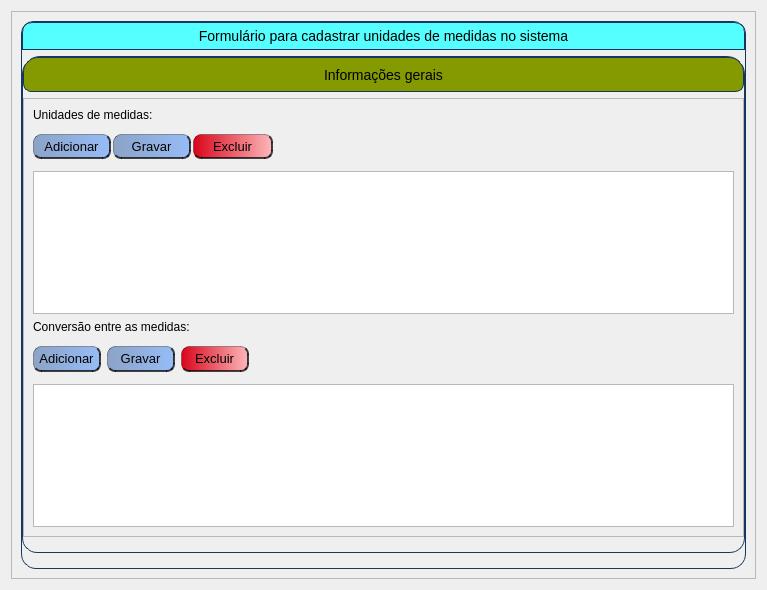
<?xml version="1.0" encoding="UTF-8"?>
<ui version="4.0">
 <class>FormCadastrarUnidadesMedidas</class>
 <widget class="QWidget" name="FormCadastrarUnidadesMedidas">
  <property name="windowTitle" stdset="0">
   <string>FormCadastrarUnidadesMedidas</string>
  </property>
  <property name="geometry" stdset="0">
   <rect>
    <x>0</x>
    <y>0</y>
    <width>767</width>
    <height>590</height>
   </rect>
  </property>
  <layout class="QVBoxLayout" name="verticalLayout">
   <item>
    <widget class="QScrollArea" name="scrollArea">
     <property name="widgetResizable" stdset="0">
      <bool>true</bool>
     </property>
     <widget class="QWidget" name="scrollAreaWidgetContents">
      <property name="geometry" stdset="0">
       <rect>
        <x>0</x>
        <y>0</y>
        <width>747</width>
        <height>570</height>
       </rect>
      </property>
      <layout class="QVBoxLayout" name="verticalLayout_2">
       <item>
        <widget class="QFrame" name="frameFormulario">
         <property name="frameShape" stdset="0">
          <enum>QFrame::StyledPanel</enum>
         </property>
         <property name="frameShadow" stdset="0">
          <enum>QFrame::Raised</enum>
         </property>
         <property name="styleSheet" stdset="0">
          <string notr="true">QFrame#frameFormulario
{
	border: 1px solid #FF17365D;
	border-top-left-radius: 13px;
	border-top-right-radius: 13px;
	border-bottom-left-radius: 15px;
	border-bottom-right-radius: 15px;
}

QPushButton
{
	border: 1px solid rgba(0, 0, 0, 85);
	border-radius: 8px;
	border-right: 2px solid rgba(0, 0, 0, 185);
	border-bottom: 2px solid rgba(0, 0, 0, 185);
  background-color:qlineargradient(spread:pad, x1:0, y1:0, x2:1, y2:0, stop:0 rgba(35, 84, 156, 125), stop:1 rgba(58, 134, 255, 125));
  font-size: 13px;
	height: 23px;
	width:65px
}

QPushButton:pressed
{
	border: 1px solid rgba(0, 0, 0, 85);
	border-left: 2px solid rgba(91, 91, 91, 185);
	border-top: 2px solid rgba(91, 91, 91, 185);

}

QPushButton:hover
{
	background-color:qlineargradient(spread:pad, x1:0, y1:0, x2:1, y2:0, stop:0 rgba(135, 184, 255, 125), stop:1 rgba(158, 234, 255, 125));
}

QPushButton#pushButtonExcluir
{
	background-color:qlineargradient(spread:pad, x1:0, y1:0, x2:1, y2:0, stop:0 rgb(217, 5, 27), stop:1 rgb(253, 183, 186));
}

QPushButton#pushButtonExcluir:hover
{
	background-color: qlineargradient(spread:pad, x1:0, y1:0, x2:1, y2:0, stop:0 rgb(255, 85, 0), stop:1 rgba(255, 255, 255, 255));
}

QPushButton#pushButtonExcluirConversao
{
	background-color:qlineargradient(spread:pad, x1:0, y1:0, x2:1, y2:0, stop:0 rgb(217, 5, 27), stop:1 rgb(253, 183, 186));
}

QPushButton#pushButtonExcluirConversao:hover
{
	background-color: qlineargradient(spread:pad, x1:0, y1:0, x2:1, y2:0, stop:0 rgb(255, 85, 0), stop:1 rgba(255, 255, 255, 255));
}</string>
         </property>
         <layout class="QVBoxLayout" name="verticalLayout_7">
          <property name="leftMargin">
           <number>0</number>
          </property>
          <property name="topMargin">
           <number>0</number>
          </property>
          <property name="rightMargin">
           <number>0</number>
          </property>
          <property name="bottomMargin">
           <number>15</number>
          </property>
          <item>
           <widget class="QLabel" name="labelTituloFormulario">
            <property name="text" stdset="0">
             <string>Formulário para cadastrar unidades de medidas no sistema</string>
            </property>
            <property name="alignment" stdset="0">
             <set>Qt::AlignCenter</set>
            </property>
            <property name="styleSheet" stdset="0">
             <string notr="true">QLabel#labelTituloFormulario {
	border: 1px solid #FF17365D;
	border-top-left-radius: 10px;
	border-top-right-radius: 10px;
	background-color: #55ffff;
	padding: 5px 0px;
	color: #000000;
	max-height: 25px;
    font-size: 14px;
}</string>
            </property>
            <property name="font" stdset="0">
             <font>
              <pointsize>-1</pointsize>
             </font>
            </property>
           </widget>
          </item>
          <item>
           <widget class="QFrame" name="frameInformacoesGerais">
            <property name="frameShape" stdset="0">
             <enum>QFrame::StyledPanel</enum>
            </property>
            <property name="frameShadow" stdset="0">
             <enum>QFrame::Raised</enum>
            </property>
            <property name="styleSheet" stdset="0">
             <string notr="true">QFrame#frameInformacoesGerais
{
	border: 1px solid #FF17365D;
	border-top-left-radius: 18px;
	border-top-right-radius: 18px;
	border-bottom-left-radius: 15px;
	border-bottom-right-radius: 15px;
}</string>
            </property>
            <layout class="QVBoxLayout" name="verticalLayout_4">
             <property name="leftMargin">
              <number>0</number>
             </property>
             <property name="topMargin">
              <number>0</number>
             </property>
             <property name="rightMargin">
              <number>0</number>
             </property>
             <property name="bottomMargin">
              <number>15</number>
             </property>
             <item>
              <widget class="QPushButton" name="pushButtonTituloInformacoesGerais">
               <property name="text" stdset="0">
                <string>Informações gerais</string>
               </property>
               <property name="styleSheet" stdset="0">
                <string notr="true">QPushButton#pushButtonTituloInformacoesGerais {
	border: 1px solid #FF17365D;
	border-top-left-radius: 15px;
	border-top-right-radius: 15px;
	background-color: #859901;
	padding: 5px 0px;
	max-height: 25px;
   font-size: 14px;
}</string>
               </property>
              </widget>
             </item>
             <item>
              <widget class="QFrame" name="subFrameInformaoesGerais">
               <property name="frameShape" stdset="0">
                <enum>QFrame::StyledPanel</enum>
               </property>
               <property name="frameShadow" stdset="0">
                <enum>QFrame::Raised</enum>
               </property>
               <layout class="QGridLayout" name="gridLayout">
                <property name="leftMargin">
                 <number>9</number>
                </property>
                <property name="topMargin">
                 <number>9</number>
                </property>
                <property name="rightMargin">
                 <number>9</number>
                </property>
                <property name="bottomMargin">
                 <number>9</number>
                </property>
                <item row="6" column="0">
                 <layout class="QHBoxLayout" name="horizontalLayout">
                  <property name="topMargin">
                   <number>6</number>
                  </property>
                  <property name="bottomMargin">
                   <number>6</number>
                  </property>
                  <item>
                   <widget class="QPushButton" name="pushButtonAdicionarConversao">
                    <property name="text" stdset="0">
                     <string>Adicionar</string>
                    </property>
                   </widget>
                  </item>
                  <item>
                   <widget class="QPushButton" name="pushButtonGravarConversao">
                    <property name="text" stdset="0">
                     <string>Gravar</string>
                    </property>
                   </widget>
                  </item>
                  <item>
                   <widget class="QPushButton" name="pushButtonExcluirConversao">
                    <property name="text" stdset="0">
                     <string>Excluir</string>
                    </property>
                   </widget>
                  </item>
                  <item>
                   <spacer name="horizontalSpacer_2">
                    <property name="sizeHint" stdset="0">
                     <size>
                      <width>40</width>
                      <height>20</height>
                     </size>
                    </property>
                    <property name="orientation" stdset="0">
                     <enum>Qt::Horizontal</enum>
                    </property>
                   </spacer>
                  </item>
                 </layout>
                </item>
                <item row="3" column="0">
                 <widget class="QTableView" name="tableView">
                  <property name="styleSheet" stdset="0">
                   <string notr="true"/>
                  </property>
                 </widget>
                </item>
                <item row="7" column="0">
                 <widget class="QTableView" name="tableViewConversao"/>
                </item>
                <item row="5" column="0">
                 <widget class="QLabel" name="labelConversao">
                  <property name="text" stdset="0">
                   <string>Conversão entre as medidas:</string>
                  </property>
                 </widget>
                </item>
                <item row="1" column="0">
                 <widget class="QLabel" name="labelUnidadesMedidas">
                  <property name="text" stdset="0">
                   <string>Unidades de medidas:</string>
                  </property>
                 </widget>
                </item>
                <item row="2" column="0">
                 <layout class="QHBoxLayout" name="horizontalLayoutBotoes">
                  <property name="spacing" stdset="0">
                   <number>2</number>
                  </property>
                  <property name="topMargin">
                   <number>6</number>
                  </property>
                  <property name="bottomMargin">
                   <number>6</number>
                  </property>
                  <item>
                   <widget class="QPushButton" name="pushButtonAdicionar">
                    <property name="text" stdset="0">
                     <string>Adicionar</string>
                    </property>
                    <property name="styleSheet" stdset="0">
                     <string notr="true"/>
                    </property>
                    <property name="minimumSize" stdset="0">
                     <size>
                      <width>78</width>
                      <height>25</height>
                     </size>
                    </property>
                   </widget>
                  </item>
                  <item>
                   <widget class="QPushButton" name="pushButtonGravar">
                    <property name="text" stdset="0">
                     <string>Gravar</string>
                    </property>
                    <property name="styleSheet" stdset="0">
                     <string notr="true"/>
                    </property>
                    <property name="minimumSize" stdset="0">
                     <size>
                      <width>78</width>
                      <height>25</height>
                     </size>
                    </property>
                   </widget>
                  </item>
                  <item>
                   <widget class="QPushButton" name="pushButtonExcluir">
                    <property name="text" stdset="0">
                     <string>Excluir</string>
                    </property>
                    <property name="styleSheet" stdset="0">
                     <string notr="true"/>
                    </property>
                    <property name="minimumSize" stdset="0">
                     <size>
                      <width>80</width>
                      <height>25</height>
                     </size>
                    </property>
                   </widget>
                  </item>
                  <item>
                   <spacer name="horizontalSpacer">
                    <property name="sizeHint" stdset="0">
                     <size>
                      <width>40</width>
                      <height>20</height>
                     </size>
                    </property>
                    <property name="orientation" stdset="0">
                     <enum>Qt::Horizontal</enum>
                    </property>
                   </spacer>
                  </item>
                 </layout>
                </item>
               </layout>
              </widget>
             </item>
            </layout>
           </widget>
          </item>
         </layout>
        </widget>
       </item>
      </layout>
     </widget>
    </widget>
   </item>
  </layout>
 </widget>
 <resources/>
 <connections/>
</ui>
